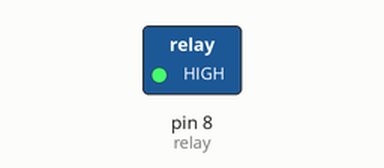
Recording of a sketch running on a simulated Arduino Uno, built with avr-gcc and run on an emulated ATmega328P. Shown: switched loads named in the sketch (green lamp = pin HIGH).

Above: at 0.5 s.
At 2.5 s:
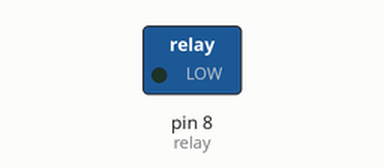
Timing chart, 0 to 5.2 s (numbered marks = the images above):
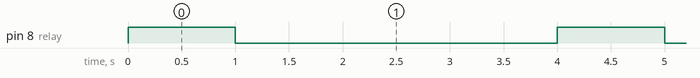

The sketch:

Relay_LED.ino
```cpp
const int relay = 8;

void setup(){
  pinMode(relay,OUTPUT);
}

void loop(){
  digitalWrite(relay,HIGH);
  delay(1000);
  digitalWrite(relay,LOW);
  delay(3000);
}
```

Measured:
- by itself, pin 8 (relay): alternates HIGH for 1.0 s and LOW for 3.0 s
